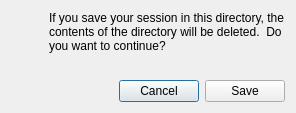
<?xml version="1.0" encoding="UTF-8"?>
<ui version="4.0">
 <class>Dialog</class>
 <widget class="QDialog" name="Dialog">
  <property name="windowModality">
   <enum>Qt::ApplicationModal</enum>
  </property>
  <property name="geometry">
   <rect>
    <x>0</x>
    <y>0</y>
    <width>296</width>
    <height>113</height>
   </rect>
  </property>
  <property name="windowTitle">
   <string>Save?</string>
  </property>
  <property name="windowIcon">
   <iconset resource="resources.qrc">
    <normaloff>:/synthclone/images/16x16/important.png</normaloff>:/synthclone/images/16x16/important.png</iconset>
  </property>
  <property name="modal">
   <bool>true</bool>
  </property>
  <layout class="QVBoxLayout" stretch="1,0">
   <item>
    <layout class="QHBoxLayout" stretch="0,1">
     <item>
      <widget class="QLabel" name="label">
       <property name="minimumSize">
        <size>
         <width>32</width>
         <height>32</height>
        </size>
       </property>
       <property name="text">
        <string/>
       </property>
       <property name="pixmap">
        <pixmap resource="resources.qrc">:/synthclone/images/32x32/important.png</pixmap>
       </property>
       <property name="alignment">
        <set>Qt::AlignLeading|Qt::AlignLeft|Qt::AlignTop</set>
       </property>
      </widget>
     </item>
     <item>
      <widget class="QLabel" name="label">
       <property name="text">
        <string>If you save your session in this directory, the contents of the directory will be deleted.  Do you want to continue?</string>
       </property>
       <property name="alignment">
        <set>Qt::AlignLeading|Qt::AlignLeft|Qt::AlignTop</set>
       </property>
       <property name="wordWrap">
        <bool>true</bool>
       </property>
      </widget>
     </item>
    </layout>
   </item>
   <item>
    <layout class="QHBoxLayout" stretch="1,0,0">
     <item>
      <spacer name="horizontalSpacer">
       <property name="orientation">
        <enum>Qt::Horizontal</enum>
       </property>
       <property name="sizeHint" stdset="0">
        <size>
         <width>0</width>
         <height>0</height>
        </size>
       </property>
      </spacer>
     </item>
     <item>
      <widget class="QPushButton" name="cancelButton">
       <property name="text">
        <string>Cancel</string>
       </property>
       <property name="icon">
        <iconset resource="resources.qrc">
         <normaloff>:/synthclone/images/16x16/close.png</normaloff>:/synthclone/images/16x16/close.png</iconset>
       </property>
      </widget>
     </item>
     <item>
      <widget class="QPushButton" name="saveButton">
       <property name="text">
        <string>Save</string>
       </property>
       <property name="icon">
        <iconset resource="resources.qrc">
         <normaloff>:/synthclone/images/16x16/save.png</normaloff>:/synthclone/images/16x16/save.png</iconset>
       </property>
      </widget>
     </item>
    </layout>
   </item>
  </layout>
 </widget>
 <resources>
  <include location="resources.qrc"/>
 </resources>
 <connections/>
</ui>
